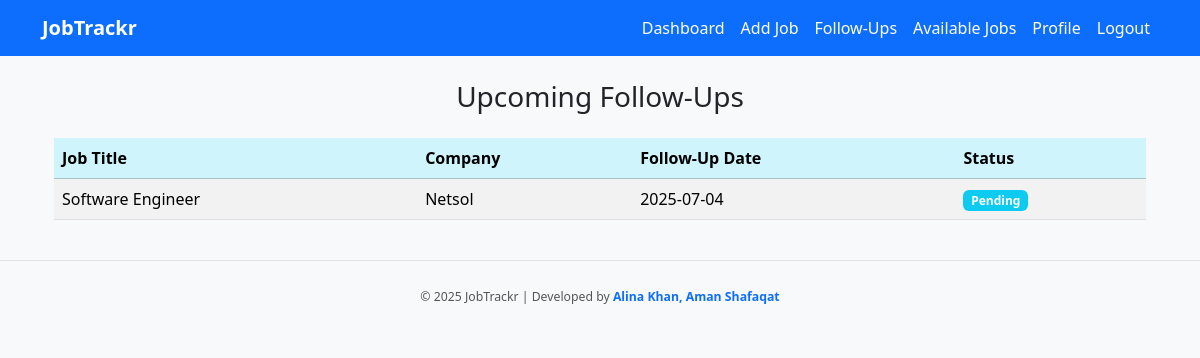
Screenshot of /followups (signed in) with the database file from the repository.
### tables this page shows
CREATE TABLE jobs (
                        id INTEGER PRIMARY KEY AUTOINCREMENT,
                        user_id INTEGER,
                        job_title TEXT,
                        company TEXT,
                        status TEXT,
                        applied_date TEXT,
                        follow_up_date TEXT);

### app.py (the view)
@app.route('/followups')
def followups():
    if 'user_id' not in session:
        return redirect(url_for('login'))
    conn = get_db_connection()
    if conn is None:
        return redirect(url_for('login'))
    followups = conn.execute('SELECT * FROM jobs WHERE user_id = ? AND follow_up_date IS NOT NULL ORDER BY follow_up_date',
                             (session['user_id'],)).fetchall()
    conn.close()
    return render_template('followups.html', followups=followups)

### app.py (called while the page is built)
def get_db_connection():
    try:
        conn = sqlite3.connect('database.db')
        conn.row_factory = sqlite3.Row
        return conn
    except sqlite3.Error as e:
        flash(f"Database connection error: {e}", 'danger')
        return None

### templates/followups.html (shortened to what this page needs)
{% extends 'base.html' %}
{% block content %}
<div class="container mt-4">
  <h3 class="mb-4 text-center">Upcoming Follow-Ups</h3>
  {% if followups %}
  <div class="table-responsive">
    <table class="table table-striped">
      <thead class="table-info">
        <tr>
          <th>Job Title</th>
          <th>Company</th>
          <th>Follow-Up Date</th>
          <th>Status</th>
        </tr>
      </thead>
      <tbody>
        {% for job in followups %}
        <tr>
          <td>{{ job.job_title }}</td>
          <td>{{ job.company }}</td>
          <td>{{ job.follow_up_date }}</td>
          <td><span class="badge bg-info">{{ job.status }}</span></td>
        </tr>
        {% endfor %}
      </tbody>
    </table>
  </div>
  {% else %}
  <p class="text-center">No upcoming follow-ups.</p>
  {% endif %}
</div>
{% endblock %}

### static/css/style.css (style rules this page uses)
body { font-family: 'Segoe UI', sans-serif; background-color: #f8f9fa; color: #212529; margin: 0; padding: 0; }
.table th, .table td { vertical-align: middle; }

### rows the page displays
jobs: job_title "Software Engineer", company "Netsol", follow_up_date "2025-07-04", status "Pending"
